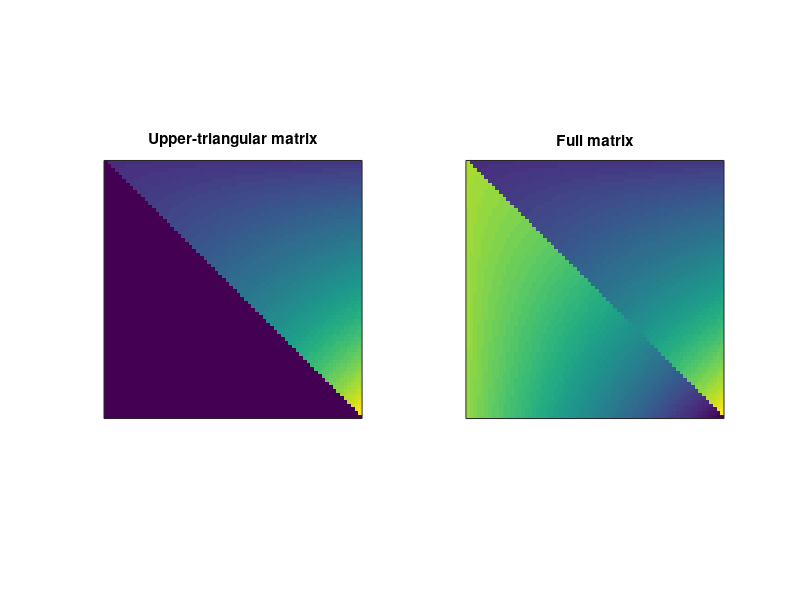

Write the MATLAB code that produced this figure.
%% 
%    Command statements
%    Create an upper-triangular matrix
%
%%

% size of square matrix
m = 70;

% initialize matrix
outmat = zeros(m); % upper- triangular matrix
outmat2 = zeros(m); % full-matrix

% loop over rows and columns
for i=1:m
    for j=1:m
        
        % test whether row index is less than column index
        if i < j
          outmat(i,j) = 1.03^sqrt(i*j); % condition for upper-trinagular
        else     % i > j or i == j
          outmat2(i,j) = 1.03^m -1.03^sqrt(i*j);
        end
            
    end
end

outmat2 = outmat + outmat2; 

figure(1), clf
subplot(121)
imagesc(outmat)
axis square, title('Upper-triangular matrix')
set(gca,'xtick',[],'ytick',[],'clim',[0 1.03^m])

subplot(122)
imagesc(outmat2)
axis square, title('Full matrix')
set(gca,'xtick',[],'ytick',[],'clim',[0 1.03^m])
%%
